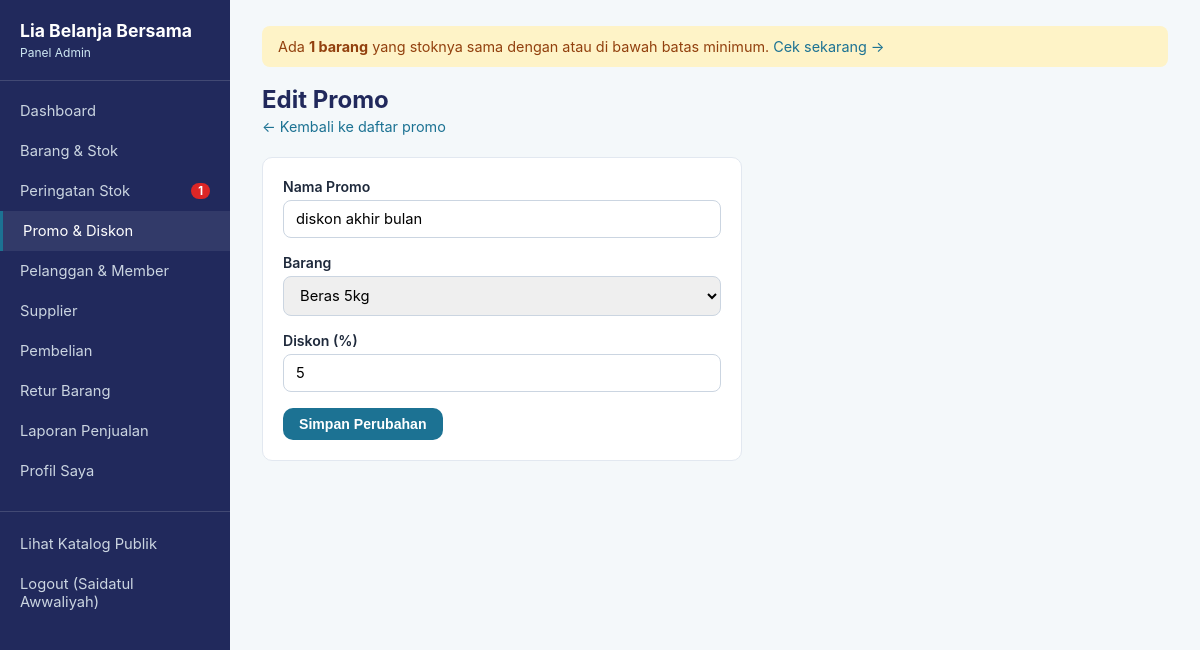
The page /admin/promo_form.php?id=1 (signed in) on the database its author committed.
### tables this page shows
CREATE TABLE `promo` (
  `id_promo` int(11) NOT NULL,
  `nama_promo` varchar(50) DEFAULT NULL,
  `diskon_persen` int(11) DEFAULT NULL,
  `id_barang` int(11) DEFAULT NULL,
  `created_at` timestamp NOT NULL DEFAULT current_timestamp(),
  `updated_at` timestamp NOT NULL DEFAULT current_timestamp() ON UPDATE current_timestamp()
);

CREATE TABLE `barang` (
  `id_barang` int(11) NOT NULL,
  `nama_barang` varchar(50) DEFAULT NULL,
  `id_jenis` int(11) DEFAULT NULL,
  `stok` int(11) DEFAULT NULL,
  `harga_jual` decimal(10,2) DEFAULT NULL,
  `created_at` timestamp NOT NULL DEFAULT current_timestamp(),
  `updated_at` timestamp NOT NULL DEFAULT current_timestamp() ON UPDATE current_timestamp()
);

### includes/functions.php (called while the page is built, shortened)
<?php
function e($str): string {
    return htmlspecialchars((string)$str, ENT_QUOTES, 'UTF-8');
}

### admin/promo_form.php (the view, shortened to what this page needs)
<?php
require_once __DIR__ . '/../includes/config.php';
require_once __DIR__ . '/../includes/functions.php';
$id = isset($_GET['id']) ? (int)$_GET['id'] : null;
$isEdit = $id !== null;
$data = ['nama_promo' => '', 'diskon_persen' => '', 'id_barang' => ''];
if ($isEdit) {
    $stmt = $pdo->prepare("SELECT * FROM promo WHERE id_promo = ?");
    $stmt->execute([$id]);
    $row = $stmt->fetch();
    $data = $row;
}
$barangList = $pdo->query("SELECT id_barang, nama_barang FROM barang WHERE status = 'aktif' ORDER BY nama_barang")->fetchAll();
require_once __DIR__ . '/../includes/admin_header.php';
?>
<h1><?= $isEdit ? 'Edit Promo' : 'Tambah Promo Baru' ?></h1>
<p class="subtitle"><a href="promo.php">&larr; Kembali ke daftar promo</a></p>
<div class="card" style="max-width:480px;">
  <form method="post">
    <div class="field">
      <label for="nama_promo">Nama Promo</label>
      <input type="text" id="nama_promo" name="nama_promo" value="<?= e($data['nama_promo']) ?>" placeholder="Contoh: Diskon Akhir Bulan" required>
    </div>
    <div class="field">
      <label for="id_barang">Barang</label>
      <select id="id_barang" name="id_barang" required>
        <?php foreach ($barangList as $b): ?>
          <option value="<?= (int)$b['id_barang'] ?>" <?= (int)$data['id_barang'] === (int)$b['id_barang'] ? 'selected' : '' ?>>
            <?= e($b['nama_barang']) ?>
          </option>
        <?php endforeach; ?>
      </select>
    </div>
    <div class="field">
      <label for="diskon_persen">Diskon (%)</label>
      <input type="number" id="diskon_persen" name="diskon_persen" min="1" max="90" value="<?= e($data['diskon_persen']) ?>" required>
    </div>
    <button type="submit" class="btn btn-primary"><?= $isEdit ? 'Simpan Perubahan' : 'Tambah Promo' ?></button>
  </form>
</div>
<?php require_once __DIR__ . '/../includes/admin_footer.php'; ?>

### assets/css/style.css (style rules this page uses)
:root { --navy: #21295C; --deepblue: #065A82; --teal: #1C7293; --ice: #CFE8F3; --bg: #F4F8FA; --text: #1E293B; --muted: #64748B; --white: #FFFFFF; --danger: #DC2626; --success: #059669; --radius: 10px; }
* { box-sizing: border-box; }
body { margin: 0; font-family: -apple-system, "Segoe UI", Roboto, Arial, sans-serif; background: var(--bg); color: var(--text); }
a { color: var(--teal); text-decoration: none; }
.content h1 { font-size: 1.5rem; color: var(--navy); margin: 0 0 4px; }
.content .subtitle { color: var(--muted); margin: 0 0 22px; font-size: 0.9rem; }
.card { background: var(--white); border: 1px solid #E2E8F0; border-radius: var(--radius); padding: 20px; margin-bottom: 20px; }
.btn { display: inline-block; padding: 8px 16px; border-radius: var(--radius); border: none; cursor: pointer; font-size: 0.88rem; font-weight: 600; text-decoration: none; }
.btn-primary { background: var(--teal); color: var(--white); }
form .field { margin-bottom: 16px; }
form label { display: block; font-weight: 600; font-size: 0.88rem; margin-bottom: 5px; color: var(--text); }
form input, form select, form textarea { width: 100%; padding: 9px 12px; border: 1px solid #CBD5E1; border-radius: 8px; font-size: 0.92rem; font-family: inherit; }

### rows shown on the page
promo: nama_promo "diskon akhir bulan", id_barang "Beras 5kg", diskon_persen "5"

### other values the page prints
$item['label'] "Dashboard"
$item['label'] "Barang & Stok"
$item['label'] "Peringatan Stok"
$jumlahStokMenipis "1"
$item['label'] "Promo & Diskon"
$item['label'] "Pelanggan & Member"
$item['label'] "Supplier"
$item['label'] "Pembelian"
$item['label'] "Retur Barang"
$item['label'] "Laporan Penjualan"
$item['label'] "Profil Saya"
$_SESSION['nama_karyawan'] "Saidatul Awwaliyah"
